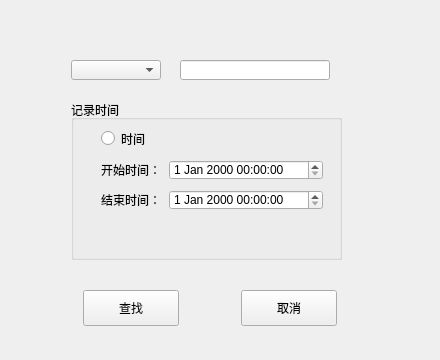
<?xml version="1.0" encoding="UTF-8"?>
<ui version="4.0">
 <class>CFIND</class>
 <widget class="QWidget" name="CFIND">
  <property name="geometry">
   <rect>
    <x>0</x>
    <y>0</y>
    <width>440</width>
    <height>360</height>
   </rect>
  </property>
  <property name="windowTitle">
   <string>Form</string>
  </property>
  <widget class="QLabel" name="Addr_label">
   <property name="geometry">
    <rect>
     <x>10</x>
     <y>10</y>
     <width>420</width>
     <height>37</height>
    </rect>
   </property>
   <property name="text">
    <string/>
   </property>
  </widget>
  <widget class="QGroupBox" name="groupBox">
   <property name="geometry">
    <rect>
     <x>71</x>
     <y>100</y>
     <width>271</width>
     <height>160</height>
    </rect>
   </property>
   <property name="title">
    <string>记录时间</string>
   </property>
   <widget class="QRadioButton" name="QrbtnTime">
    <property name="geometry">
     <rect>
      <x>30</x>
      <y>30</y>
      <width>47</width>
      <height>17</height>
     </rect>
    </property>
    <property name="text">
     <string>时间</string>
    </property>
   </widget>
   <widget class="QLabel" name="label">
    <property name="geometry">
     <rect>
      <x>30</x>
      <y>60</y>
      <width>60</width>
      <height>20</height>
     </rect>
    </property>
    <property name="minimumSize">
     <size>
      <width>60</width>
      <height>20</height>
     </size>
    </property>
    <property name="text">
     <string>开始时间：</string>
    </property>
   </widget>
   <widget class="QDateTimeEdit" name="QdateSTime">
    <property name="geometry">
     <rect>
      <x>98</x>
      <y>60</y>
      <width>154</width>
      <height>20</height>
     </rect>
    </property>
    <property name="minimumSize">
     <size>
      <width>130</width>
      <height>20</height>
     </size>
    </property>
   </widget>
   <widget class="QLabel" name="label_2">
    <property name="geometry">
     <rect>
      <x>30</x>
      <y>90</y>
      <width>60</width>
      <height>20</height>
     </rect>
    </property>
    <property name="minimumSize">
     <size>
      <width>60</width>
      <height>20</height>
     </size>
    </property>
    <property name="text">
     <string>结束时间：</string>
    </property>
   </widget>
   <widget class="QDateTimeEdit" name="QdateETime">
    <property name="geometry">
     <rect>
      <x>98</x>
      <y>90</y>
      <width>154</width>
      <height>20</height>
     </rect>
    </property>
    <property name="minimumSize">
     <size>
      <width>130</width>
      <height>20</height>
     </size>
    </property>
   </widget>
  </widget>
  <widget class="QPushButton" name="QpbtnFind">
   <property name="geometry">
    <rect>
     <x>83</x>
     <y>290</y>
     <width>96</width>
     <height>36</height>
    </rect>
   </property>
   <property name="text">
    <string>查找</string>
   </property>
  </widget>
  <widget class="QPushButton" name="QpbtnClose">
   <property name="geometry">
    <rect>
     <x>241</x>
     <y>290</y>
     <width>96</width>
     <height>36</height>
    </rect>
   </property>
   <property name="text">
    <string>取消</string>
   </property>
  </widget>
  <widget class="QComboBox" name="QchkFind">
   <property name="geometry">
    <rect>
     <x>71</x>
     <y>60</y>
     <width>90</width>
     <height>20</height>
    </rect>
   </property>
   <property name="minimumSize">
    <size>
     <width>90</width>
     <height>20</height>
    </size>
   </property>
  </widget>
  <widget class="QLineEdit" name="QlineFind">
   <property name="geometry">
    <rect>
     <x>180</x>
     <y>60</y>
     <width>150</width>
     <height>20</height>
    </rect>
   </property>
   <property name="minimumSize">
    <size>
     <width>100</width>
     <height>20</height>
    </size>
   </property>
  </widget>
 </widget>
 <resources/>
 <connections/>
</ui>
